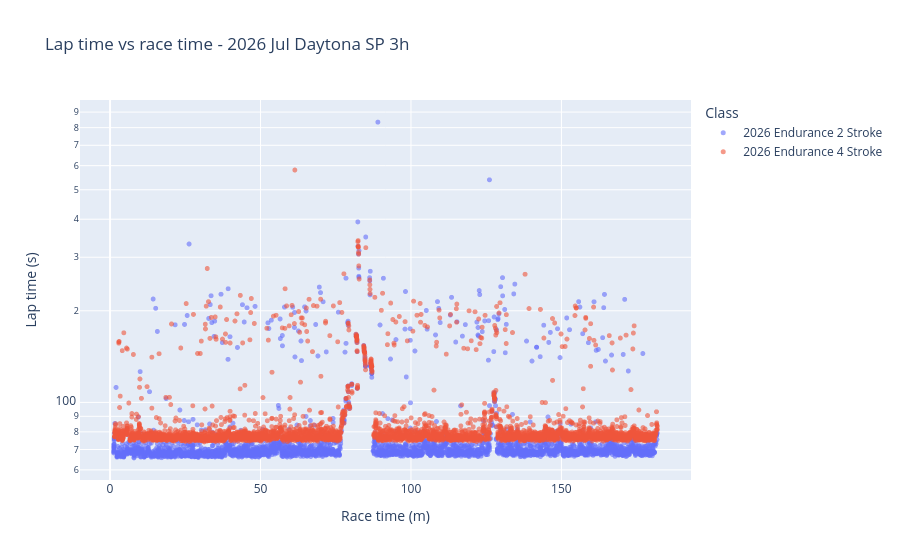

The notebook cell this image was saved under:
### Code cell
def plot_laptime_vs_timestamp(
    timestamps: pd.DataFrame, laptimes: pd.DataFrame, results_df: pd.DataFrame
) -> go.Figure:
    ts = (timestamps.stack().dt.total_seconds() / 60).rename("timestamp_m")
    lt = laptimes.stack().dt.total_seconds().rename("laptime_s")
    df = pd.concat([ts, lt], axis=1).reset_index()
    df.columns = ["lap", "competitor", "timestamp_m", "laptime_s"]

    competitor_to_class = results_df.set_index("Competitor")["Class"]
    df["class"] = df["competitor"].map(competitor_to_class)

    fig = px.scatter(
        df,
        x="timestamp_m",
        y="laptime_s",
        color="class",
        hover_data=["lap", "competitor"],
        log_y=True,
        title="Lap time vs race time - 2026 Jul Daytona SP 3h",
    )
    fig.update_traces(marker=dict(size=5, opacity=0.6))
    fig.update_layout(
        xaxis_title="Race time (m)",
        yaxis_title="Lap time (s)",
        legend_title="Class",
    )
    return fig


plot_laptime_vs_timestamp(timestamps, laptimes, results_df)

### Figure 1 — Plotly figure (JSON) as saved in the notebook; plotly's stock layout.template omitted (floating-point values rounded to 4 significant figures; data arrays with more than 128 entries replaced by an {"elided": "..."} marker saying what was removed)
{"data": [{"customdata": {"elided": "3393x2 mixed values"}, "hovertemplate": "class=2026 Endurance 2 Stroke<br>timestamp_m=%{x}<br>laptime_s=%{y}<br>lap=%{customdata[0]}<br>competitor=%{customdata[1]}<extra></extra>", "legendgroup": "2026 Endurance 2 Stroke", "marker": {"color": "#636efa", "opacity": 0.6, "size": 5, "symbol": "circle"}, "mode": "markers", "name": "2026 Endurance 2 Stroke", "showlegend": true, "type": "scattergl", "x": {"elided": "3393 float values"}, "xaxis": "x", "y": {"elided": "3393 float values"}, "yaxis": "y"}, {"customdata": {"elided": "3817x2 mixed values"}, "hovertemplate": "class=2026 Endurance 4 Stroke<br>timestamp_m=%{x}<br>laptime_s=%{y}<br>lap=%{customdata[0]}<br>competitor=%{customdata[1]}<extra></extra>", "legendgroup": "2026 Endurance 4 Stroke", "marker": {"color": "#EF553B", "opacity": 0.6, "size": 5, "symbol": "circle"}, "mode": "markers", "name": "2026 Endurance 4 Stroke", "showlegend": true, "type": "scattergl", "x": {"elided": "3817 float values"}, "xaxis": "x", "y": {"elided": "3817 float values"}, "yaxis": "y"}], "layout": {"legend": {"title": {"text": "Class"}, "tracegroupgap": 0}, "title": {"text": "Lap time vs race time - 2026 Jul Daytona SP 3h"}, "xaxis": {"anchor": "y", "domain": [0, 1], "title": {"text": "Race time (m)"}}, "yaxis": {"anchor": "x", "domain": [0, 1], "title": {"text": "Lap time (s)"}, "type": "log"}}}
